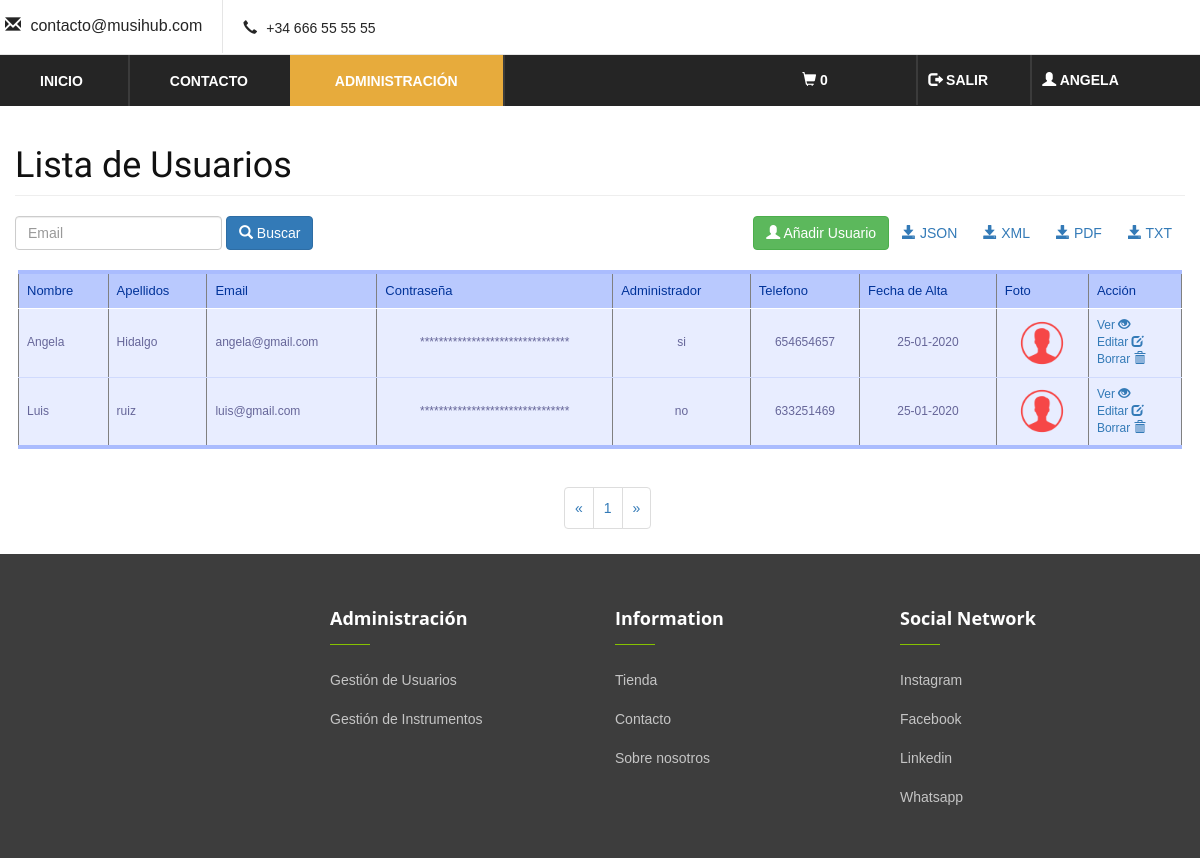
/admin/vistas_usuarios/listado_usu.php (signed in), run on the app's committed database.
### tables this page shows
CREATE TABLE `usuarios` (
  `id` int(11) NOT NULL,
  `nombre` text NOT NULL,
  `apellidos` text NOT NULL,
  `email` text NOT NULL,
  `password` text NOT NULL,
  `administrador` text NOT NULL,
  `telefono` text NOT NULL,
  `fecha_alta` text NOT NULL,
  `foto` text NOT NULL
);

### controladores/ControladorBD.php (called while the page is built, shortened)
<?php
class ControladorBD{
    private $servername = "localhost";
    private $username = "root";
    private $password = "";
    private $dbname = "music";
    private $server ="mysql";
    private $bd;
    static private $instancia=null;
    public static function getControlador() {
        if (self::$instancia == null) {
            self::$instancia = new ControladorBD();
        }
        return self::$instancia;
    }
    public function abrirBD(){
        try{
            $this->bd = new PDO($this->server.":host=$this->servername;dbname=$this->dbname", $this->username, $this->password);
            $this->bd->setAttribute(PDO::ATTR_ERRMODE, PDO::ERRMODE_EXCEPTION);
        } catch (PDOException $e) {
            die("conexión fallida " . $e->getMessage());
        }
    }
    public function cerrarBD() {
        $this->bd=null;
    }
    public function consultarBD($consulta, $parametros=null){
        if($parametros!=null)
            return $this->consultarBDParametros($consulta,$parametros);
        else
            return $this->consultarBDDirecta($consulta);
    }
    private function consultarBDParametros($consulta, $parametros) {
        $this->st = $this->bd->prepare($consulta);
        $this->st->execute($parametros);
        return $this->st;
    }
}
?>

### modelos/usuario.php (called while the page is built, shortened)
<?php
class usuario {
    private $id;
    private $nombre;
    private $apellidos;
    private $email;
    private $password;
    private $administrador;
    private $telefono;
    private $fecha_alta;
    private $foto;
    public function __construct($id, $nombre, $apellidos, $email, $password, $administrador, $telefono, $fecha_alta, $foto) {
        $this->id = $id;
        $this->nombre = $nombre;
        $this->apellidos = $apellidos;
        $this->email = $email;
        $this->password = $password;
        $this->administrador = $administrador;
        $this->telefono = $telefono;
        $this->fecha_alta = $fecha_alta;
        $this->foto = $foto;
    }
    function getid() {
        return $this->id;
    }
    function getnombre() {
        return $this->nombre;
    }
    function getapellidos() {
        return $this->apellidos;
    }
    function getemail() {
        return $this->email;
    }
    function getpassword() {
        return $this->password;
    }
    function getadministrador() {
        return $this->administrador;
    }
    function gettelefono() {
        return $this->telefono;
    }
    function getfecha_alta() {
        return $this->fecha_alta;
    }
    function getfoto() {
        return $this->foto;
    }
}
?>

### utilidades/funciones.php (called while the page is built, shortened)
<?php
function encode($str){
    return urlencode(base64_encode($str));
}
	?>

### admin/vistas_usuarios/listado_usu.php (the view, shortened to what this page needs)
<!DOCTYPE html>
<html lang="es">
<head>
</head>
<body>
<?php
require_once "../../cabecera.php";
if(isset($_SESSION['USUARIO']['email'])){
    if($_SESSION['administrador'] == "si"){
?>
<div class="container-fluid">
        <div class="row">
            <div class="col-md-12">
                <div class="page-header clearfix">
                    <h2 class="pull-left">Lista de Usuarios</h2>
                </div>
                <form class="form-inline" action="<?php echo htmlspecialchars($_SERVER["PHP_SELF"]); ?>" method="post" id="no_imprimir">
                    <div class="form-group mx-sm-5 mb-2">
                        <input type="text" class="form-control" id="buscar" name="usuario" placeholder="Email">
                    </div>
                    <button type="submit" class="btn btn-primary mb-2"> <span class="glyphicon glyphicon-search"></span>  Buscar</button>
                    <a href="../../utilidades/descargar.php?opcion=TXTUsu" class="btn pull-right" target="_blank"><span class="glyphicon glyphicon-save"></span>  TXT</a>
                    <a href="../../utilidades/descargar.php?opcion=PDFUsu" class="btn pull-right" target="_blank"><span class="glyphicon glyphicon-save"></span>  PDF</a>
                    <a href="../../utilidades/descargar.php?opcion=XMLUsu" class="btn pull-right" target="_blank"><span class="glyphicon glyphicon-save"></span>  XML</a>
                    <a href="../../utilidades/descargar.php?opcion=JSONUsu" class="btn pull-right" target="_blank"><span class="glyphicon glyphicon-save"></span>  JSON</a>
                    <a href="create_usu.php" class="btn btn-success pull-right"><span class="glyphicon glyphicon-user"></span>  Añadir Usuario</a>
                    <br><br>
                </form>
            </div>
<?php
require_once CONTROLLER_PATH."ControladorUsuario.php";
require_once CONTROLLER_PATH. "Paginador.php";
require_once UTILITY_PATH. "funciones.php";
if (!isset($_POST["usuario"])){
    $email="";
}else {
    $email= filtrado($_POST["usuario"]);
}
$pagina = ( isset($_GET['page']) ) ? $_GET['page'] : 1;
$enlaces = ( isset($_GET['enlaces']) ) ? $_GET['enlaces'] : 10;
$consulta="SELECT * FROM usuarios WHERE email LIKE :email";
$parametros=array(':email'=>"%". $email. "%");
$limite=5;
$paginador= new Paginador($consulta,$parametros,$limite);
$resultados=$paginador->getDatos($pagina);
if(count($resultados->datos)>0){
    echo "<table border='1'>";
        echo "<thead>";
        echo "<tr>";
        echo "<th>Nombre</th>";
        echo "<th>Apellidos</th>";
        echo "<th>Email</th>";
        echo "<th>Contraseña</th>";
        echo "<th>Administrador</th>";
        echo "<th>Telefono</th>";
        echo "<th>Fecha de Alta</th>";
        echo "<th>Foto</th>";
        echo "<th>Acción</th>";
        echo "</tr>";
        echo "</thead>";
        echo "<tbody>";
    foreach($resultados->datos as $c){
        $usuario= new usuario($c->id, $c->nombre,$c->apellidos,$c->email,$c->password,$c->administrador,$c->telefono,$c->fecha_alta,$c->foto);
        echo "<tr>";
                    echo "<td>" . $usuario->getnombre() . "</td>";
                    echo "<td>" . $usuario->getapellidos() . "</td>";
                    echo "<td>" . $usuario->getemail() . "</td>";
                    echo "<td class='centrado'>" . str_repeat("*",strlen($usuario->getpassword()))  . "</td>";
                    echo "<td class='centrado'>" . $usuario->getadministrador() . "</td>";
                    echo "<td class='centrado'>" . $usuario->gettelefono() . "</td>";
                    echo "<td class='centrado'>" . $usuario->getfecha_alta() . "</td>";
                    echo "<td class='centrado'><img src='../../imagenes/fotos/".$usuario->getfoto()."' width='48px' height='48px'></td>";
                    echo "<td>";
                    echo "<a class='letra' href='leer_usu.php?id=" . encode($usuario->getid()) . "' title='Ver usuario'>Ver   <span class='glyphicon glyphicon-eye-open'></span></a>" . "<br>";
                    echo "<a class='letra' href='update_usu.php?id=" . encode($usuario->getid()) . "' title='Actualizar Usuario' >Editar   <span class='glyphicon glyphicon-edit'></span></a>" . "<br>";
                    echo "<a class='letra' href='borrar_usu.php?id=" . encode($usuario->getid()) . "' title='Borrar usuario' data-toggle='tooltip'>Borrar   <span class='glyphicon glyphicon-trash'></span></a>";
                    echo "</td>";
                    echo "</tr>";
    }
            echo "</tbody>";
            echo "</table>";
            echo $paginador->crearLinks($enlaces);
        } else {
            echo "<p class='lead'><em>No se ha encontrado ningun Usuario.</em></p>";
        }
        require_once VIEW_PATH . "../footer.php";
?>
<?php
    }else{
        header("location:/musihub/error403.php");
    }
    }else{
        header("location:/musihub/error403.php");
    }
    ?>
</body>
</html>

### css/style.css (style rules this page uses)
html, body { height: 100%; font-family: "Muli", sans-serif; -webkit-font-smoothing: antialiased; }
h1, h2, h3, h4, h5, h6 { margin: 0; color: #111111; font-weight: 400; font-family: "Muli", sans-serif; }
h2 { font-size: 36px; }
img { max-width: 100%; }

### admin/vistas_usuarios/listado_usu.php (style rules this page uses)
body { font-family: Arial, Helvetica, sans-serif; }
table { font-family: "Lucida Sans Unicode", "Lucida Grande", Sans-Serif; font-size: 12px; margin:1.5%; width: 97%; border-collapse: collapse; border-bottom: 4px solid #aabcfe; }
th { font-size: 13px; font-weight: normal; padding: 8px; background: #b9c9fe; border-top: 4px solid #aabcfe; border-bottom: 1px solid #fff; color: #039; }
.centrado { text-align: center; }
td { padding: 8px; background: #e8edff; border-bottom: 1px solid #d0dafd; color: #669; border-top: 1px solid transparent; }

### data on the page
usuarios: nombre "Angela", apellidos "Hidalgo", email "angela@gmail.com", password "********************************", administrador "si", telefono "654654657", fecha_alta "25-01-2020", foto (picture)
usuarios: nombre "Luis", apellidos "ruiz", email "luis@gmail.com", password "********************************", administrador "no", telefono "633251469", fecha_alta "25-01-2020", foto (picture)

### other printed values
$_SESSION['nombre'] "ANGELA"
$_SESSION['cantidad'] "0"
